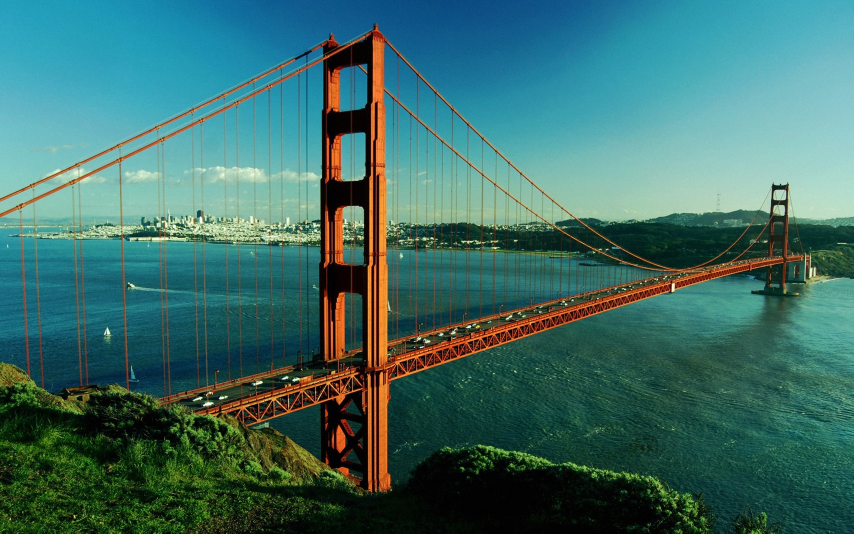
#> input picture input.jpg, 2560 x 1600 px (shown at 1/3 size)
$ python -i median_filter.py   (imports and definitions only)
#> lines starting #> are read from the running program, lines starting #| are printed output that depends on the picture
import numpy as np
import json

from matplotlib import pyplot as plt
from skimage.io import imshow, show
from skimage.io import imread, imsave
from skimage.filters import median
from skimage.morphology import disk
from skimage.exposure import histogram


def get_params_from_json(path: str) -> dict:
    """Чтение из json-файла"""
    with open(path) as json_file:
        params = json.load(json_file)
    return params


def read_image(path: str) -> np.ndarray:
    """Чтение изображения из файла"""
    return imread(path)


def save_image(path: str, img: np.ndarray):
    """Запись изображения в файла"""
    imsave(path, img)


def get_median_image(img: np.ndarray, params: dict) -> np.ndarray:
    """Получение изображения """
    md = params['mode']  # паддинг изображения
    size: list = params['size']  # размер структурного элемента
    median_img = median(img, np.dstack((disk(size[0]),  # медианное преобразование
                                        disk(size[1]),
                                        disk(size[2]))), mode=md)
    return median_img


def create_histogram(img: np.ndarray):
    """Создание гистограммы и подготовка для отображения"""
    hist_red, bins_red = histogram(img[:, :, 2])  # гистограмма красного канала
    hist_green, bins_green = histogram(img[:, :, 1])  # гистограмма зелёного канала
    hist_blue, bins_blue = histogram(img[:, :, 0])  # гистограмма синего канала

    plt.ylabel('число отсчетов')
    plt.xlabel('значение яркости')
    plt.title('Гистограмма распределения яркостей по каждому каналу')
    plt.plot(bins_green, hist_green, color='green', linestyle='-', linewidth=1)
    plt.plot(bins_red, hist_red, color='red', linestyle='-', linewidth=1)
    plt.plot(bins_blue, hist_blue, color='blue', linestyle='-', linewidth=1)
    plt.legend(['green', 'red', 'blue'])


def main():
    params = get_params_from_json('settings.json')  # чтение параметров
    img = read_image(params['input'])  # чтение изображения
    m_img = get_median_image(img, params)  # преобразование
    save_image(params['output'], m_img)  # сохранение изображения

    # построение плота
    fig = plt.figure(figsize=(12, 6))
    fig.add_subplot(2, 2, 1)
    imshow(img)
    fig.add_subplot(2, 2, 2)
    imshow(m_img)
    fig.add_subplot(2, 2, 3)
    create_histogram(img)
    fig.add_subplot(2, 2, 4)
    create_histogram(m_img)
    show()


# [1 line not run here, left out]

>>> import cv2
>>> picture = cv2.imread('input.jpg')
#> picture is the input picture: shape (1600, 2560, 3); mean B, G, R 103, 109.2, 60.7
>>> result = create_histogram(picture)
#> in create_histogram, `hist_red, bins_red = histogram(img[:, :, 2])`: hist_red = 256 values, max 105908 at index 0, min 1423 at index 254, mean 16000; bins_red = 256 values from 0 to 255
#> in create_histogram, `hist_green, bins_green = histogram(img[:, :, 1])`: hist_green = 256 values, max 45747 at index 0, min 232 at index 248, mean 16000; bins_green = 256 values from 0 to 255
#> in create_histogram, `hist_blue, bins_blue = histogram(img[:, :, 0])`: hist_blue = 256 values, max 147356 at index 0, min 3 at index 255, mean 16000; bins_blue = 256 values from 0 to 255
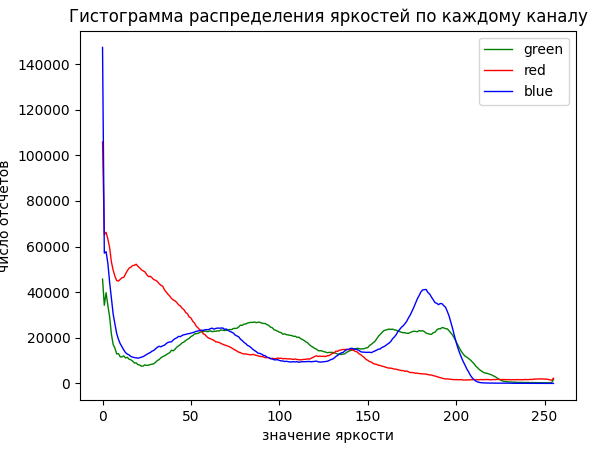
#> figure drawn by matplotlib, 1 panel; curve peaks at x = 0, y = 45747; curve peaks at x = 0, y = 105908; curve peaks at x = 0, y = 147356
